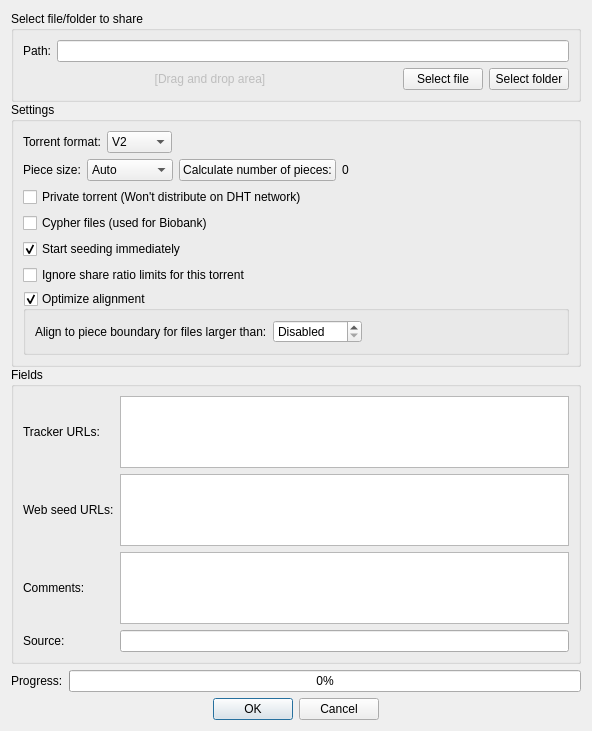
<?xml version="1.0" encoding="UTF-8"?>
<ui version="4.0">
 <class>TorrentCreatorDialog</class>
 <widget class="QDialog" name="TorrentCreatorDialog">
  <property name="geometry">
   <rect>
    <x>0</x>
    <y>0</y>
    <width>592</width>
    <height>731</height>
   </rect>
  </property>
  <property name="acceptDrops">
   <bool>true</bool>
  </property>
  <property name="windowTitle">
   <string>Torrent Creator</string>
  </property>
  <layout class="QVBoxLayout" name="verticalLayout">
   <item>
    <widget class="QScrollArea" name="scrollArea">
     <property name="frameShape">
      <enum>QFrame::NoFrame</enum>
     </property>
     <property name="widgetResizable">
      <bool>true</bool>
     </property>
     <widget class="QWidget" name="scrollAreaWidgetContents">
      <property name="geometry">
       <rect>
        <x>0</x>
        <y>0</y>
        <width>560</width>
        <height>668</height>
       </rect>
      </property>
      <layout class="QVBoxLayout" name="verticalLayout_5">
       <property name="spacing">
        <number>0</number>
       </property>
       <property name="leftMargin">
        <number>0</number>
       </property>
       <property name="topMargin">
        <number>0</number>
       </property>
       <property name="rightMargin">
        <number>0</number>
       </property>
       <property name="bottomMargin">
        <number>0</number>
       </property>
       <item>
        <widget class="QGroupBox" name="groupBox">
         <property name="title">
          <string>Select file/folder to share</string>
         </property>
         <layout class="QVBoxLayout" name="verticalLayout_3">
          <item>
           <layout class="QHBoxLayout" name="horizontalLayout">
            <item>
             <widget class="QLabel" name="label">
              <property name="text">
               <string>Path:</string>
              </property>
             </widget>
            </item>
            <item>
             <widget class="QLineEdit" name="textInputPath">
              <property name="acceptDrops">
               <bool>false</bool>
              </property>
             </widget>
            </item>
           </layout>
          </item>
          <item>
           <layout class="QHBoxLayout" name="horizontalLayout_3">
            <item>
             <widget class="QLabel" name="label_2">
              <property name="enabled">
               <bool>false</bool>
              </property>
              <property name="sizePolicy">
               <sizepolicy hsizetype="Expanding" vsizetype="Preferred">
                <horstretch>0</horstretch>
                <verstretch>0</verstretch>
               </sizepolicy>
              </property>
              <property name="text">
               <string>[Drag and drop area]</string>
              </property>
              <property name="alignment">
               <set>Qt::AlignCenter</set>
              </property>
             </widget>
            </item>
            <item>
             <widget class="QPushButton" name="addFileButton">
              <property name="text">
               <string>Select file</string>
              </property>
             </widget>
            </item>
            <item>
             <widget class="QPushButton" name="addFolderButton">
              <property name="text">
               <string>Select folder</string>
              </property>
             </widget>
            </item>
           </layout>
          </item>
         </layout>
        </widget>
       </item>
       <item>
        <widget class="QGroupBox" name="groupBox_2">
         <property name="title">
          <string>Settings</string>
         </property>
         <layout class="QVBoxLayout" name="verticalLayout_2">
          <item>
           <widget class="QWidget" name="widgetTorrentFormat" native="true">
            <layout class="QHBoxLayout" name="layoutTorrentFormat">
             <property name="leftMargin">
              <number>0</number>
             </property>
             <property name="topMargin">
              <number>0</number>
             </property>
             <property name="rightMargin">
              <number>0</number>
             </property>
             <property name="bottomMargin">
              <number>0</number>
             </property>
             <item>
              <widget class="QLabel" name="labelTorrentFormat">
               <property name="text">
                <string>Torrent format:</string>
               </property>
              </widget>
             </item>
             <item>
              <widget class="QComboBox" name="comboTorrentFormat">
               <item>
                <property name="text">
                 <string notr="true">V2</string>
                </property>
               </item>
               <item>
                <property name="text">
                 <string>Hybrid</string>
                </property>
               </item>
               <item>
                <property name="text">
                 <string notr="true">V1</string>
                </property>
               </item>
              </widget>
             </item>
             <item>
              <spacer name="horizontalSpacer_2">
               <property name="orientation">
                <enum>Qt::Horizontal</enum>
               </property>
               <property name="sizeHint" stdset="0">
                <size>
                 <width>40</width>
                 <height>20</height>
                </size>
               </property>
              </spacer>
             </item>
            </layout>
           </widget>
          </item>
          <item>
           <layout class="QHBoxLayout" name="pieceSizeLayout">
            <item>
             <widget class="QLabel" name="txtPieceSize">
              <property name="text">
               <string>Piece size:</string>
              </property>
             </widget>
            </item>
            <item>
             <widget class="QComboBox" name="comboPieceSize">
              <property name="currentIndex">
               <number>0</number>
              </property>
              <property name="minimumContentsLength">
               <number>7</number>
              </property>
              <item>
               <property name="text">
                <string>Auto</string>
               </property>
              </item>
              <item>
               <property name="text">
                <string>16 KiB</string>
               </property>
              </item>
              <item>
               <property name="text">
                <string>32 KiB</string>
               </property>
              </item>
              <item>
               <property name="text">
                <string>64 KiB</string>
               </property>
              </item>
              <item>
               <property name="text">
                <string>128 KiB</string>
               </property>
              </item>
              <item>
               <property name="text">
                <string>256 KiB</string>
               </property>
              </item>
              <item>
               <property name="text">
                <string>512 KiB</string>
               </property>
              </item>
              <item>
               <property name="text">
                <string>1 MiB</string>
               </property>
              </item>
              <item>
               <property name="text">
                <string>2 MiB</string>
               </property>
              </item>
              <item>
               <property name="text">
                <string>4 MiB</string>
               </property>
              </item>
              <item>
               <property name="text">
                <string>8 MiB</string>
               </property>
              </item>
              <item>
               <property name="text">
                <string>16 MiB</string>
               </property>
              </item>
              <item>
               <property name="text">
                <string>32 MiB</string>
               </property>
              </item>
             </widget>
            </item>
            <item>
             <widget class="QPushButton" name="buttonCalcTotalPieces">
              <property name="text">
               <string>Calculate number of pieces:</string>
              </property>
             </widget>
            </item>
            <item>
             <widget class="QLabel" name="labelTotalPieces">
              <property name="text">
               <string notr="true">0</string>
              </property>
             </widget>
            </item>
            <item>
             <spacer name="spacer1">
              <property name="orientation">
               <enum>Qt::Horizontal</enum>
              </property>
              <property name="sizeHint" stdset="0">
               <size>
                <width>40</width>
                <height>20</height>
               </size>
              </property>
             </spacer>
            </item>
           </layout>
          </item>
          <item>
           <widget class="QCheckBox" name="checkPrivate">
            <property name="text">
             <string>Private torrent (Won't distribute on DHT network)</string>
            </property>
           </widget>
          </item>
          <item>
              <widget class="QCheckBox" name="checkEncrypted">
                  <property name="text">
                      <string>Cypher files (used for Biobank)</string>
                  </property>
              </widget>
          </item>
          <item>
           <widget class="QCheckBox" name="checkStartSeeding">
            <property name="text">
             <string>Start seeding immediately</string>
            </property>
            <property name="checked">
             <bool>true</bool>
            </property>
           </widget>
          </item>
          <item>
           <widget class="QCheckBox" name="checkIgnoreShareLimits">
            <property name="text">
             <string>Ignore share ratio limits for this torrent</string>
            </property>
           </widget>
          </item>
          <item>
           <widget class="QGroupBox" name="checkOptimizeAlignment">
            <property name="title">
             <string>Optimize alignment</string>
            </property>
            <property name="checkable">
             <bool>true</bool>
            </property>
            <layout class="QVBoxLayout" name="verticalLayout_4">
             <item>
              <layout class="QHBoxLayout" name="horizontalLayout_4">
               <item>
                <widget class="QLabel" name="lblPaddedFileSizeLimit">
                 <property name="text">
                  <string>Align to piece boundary for files larger than:</string>
                 </property>
                </widget>
               </item>
               <item>
                <widget class="QSpinBox" name="spinPaddedFileSizeLimit">
                 <property name="specialValueText">
                  <string>Disabled</string>
                 </property>
                 <property name="suffix">
                  <string> KiB</string>
                 </property>
                 <property name="minimum">
                  <number>-1</number>
                 </property>
                 <property name="maximum">
                  <number>2147483647</number>
                 </property>
                 <property name="value">
                  <number>-1</number>
                 </property>
                </widget>
               </item>
               <item>
                <spacer name="horizontalSpacer">
                 <property name="orientation">
                  <enum>Qt::Horizontal</enum>
                 </property>
                 <property name="sizeHint" stdset="0">
                  <size>
                   <width>40</width>
                   <height>20</height>
                  </size>
                 </property>
                </spacer>
               </item>
              </layout>
             </item>
            </layout>
           </widget>
          </item>
         </layout>
        </widget>
       </item>
       <item>
        <widget class="QGroupBox" name="groupBox_3">
         <property name="title">
          <string>Fields</string>
         </property>
         <layout class="QGridLayout" name="gridLayout_2">
          <item row="0" column="1">
           <widget class="QTextEdit" name="trackersList">
            <property name="toolTip">
             <string>You can separate tracker tiers / groups with an empty line.</string>
            </property>
            <property name="acceptRichText">
             <bool>false</bool>
            </property>
           </widget>
          </item>
          <item row="1" column="0">
           <widget class="QLabel" name="urlSeeds_lbl">
            <property name="text">
             <string>Web seed URLs:</string>
            </property>
           </widget>
          </item>
          <item row="1" column="1">
           <widget class="QTextEdit" name="URLSeedsList">
            <property name="acceptRichText">
             <bool>false</bool>
            </property>
           </widget>
          </item>
          <item row="2" column="1">
           <widget class="QTextEdit" name="txtComment">
            <property name="acceptRichText">
             <bool>false</bool>
            </property>
           </widget>
          </item>
          <item row="0" column="0">
           <widget class="QLabel" name="lbl_announce_url">
            <property name="text">
             <string>Tracker URLs:</string>
            </property>
           </widget>
          </item>
          <item row="2" column="0">
           <widget class="QLabel" name="lbl_comment">
            <property name="text">
             <string>Comments:</string>
            </property>
           </widget>
          </item>
          <item row="3" column="0">
           <widget class="QLabel" name="labelSource">
            <property name="text">
             <string>Source:</string>
            </property>
           </widget>
          </item>
          <item row="3" column="1">
           <widget class="QLineEdit" name="lineEditSource"/>
          </item>
         </layout>
        </widget>
       </item>
      </layout>
     </widget>
    </widget>
   </item>
   <item>
    <layout class="QHBoxLayout" name="horizontalLayout_2">
     <item>
      <widget class="QLabel" name="progressLbl">
       <property name="text">
        <string>Progress:</string>
       </property>
      </widget>
     </item>
     <item>
      <widget class="QProgressBar" name="progressBar">
       <property name="value">
        <number>0</number>
       </property>
      </widget>
     </item>
    </layout>
   </item>
   <item>
    <widget class="QDialogButtonBox" name="buttonBox">
     <property name="standardButtons">
      <set>QDialogButtonBox::Cancel|QDialogButtonBox::Ok</set>
     </property>
     <property name="centerButtons">
      <bool>true</bool>
     </property>
    </widget>
   </item>
  </layout>
 </widget>
 <tabstops>
  <tabstop>textInputPath</tabstop>
  <tabstop>addFileButton</tabstop>
  <tabstop>addFolderButton</tabstop>
  <tabstop>comboPieceSize</tabstop>
  <tabstop>checkPrivate</tabstop>
  <tabstop>checkEncrypted</tabstop>
  <tabstop>checkStartSeeding</tabstop>
  <tabstop>checkIgnoreShareLimits</tabstop>
  <tabstop>checkOptimizeAlignment</tabstop>
  <tabstop>trackersList</tabstop>
  <tabstop>URLSeedsList</tabstop>
  <tabstop>txtComment</tabstop>
 </tabstops>
 <resources/>
 <connections>
  <connection>
   <sender>checkStartSeeding</sender>
   <signal>clicked(bool)</signal>
   <receiver>checkIgnoreShareLimits</receiver>
   <slot>setEnabled(bool)</slot>
   <hints>
    <hint type="sourcelabel">
     <x>295</x>
     <y>532</y>
    </hint>
    <hint type="destinationlabel">
     <x>295</x>
     <y>555</y>
    </hint>
   </hints>
  </connection>
  <connection>
   <sender>buttonBox</sender>
   <signal>rejected()</signal>
   <receiver>TorrentCreatorDialog</receiver>
   <slot>reject()</slot>
   <hints>
    <hint type="sourcelabel">
     <x>295</x>
     <y>635</y>
    </hint>
    <hint type="destinationlabel">
     <x>295</x>
     <y>328</y>
    </hint>
   </hints>
  </connection>
 </connections>
</ui>
